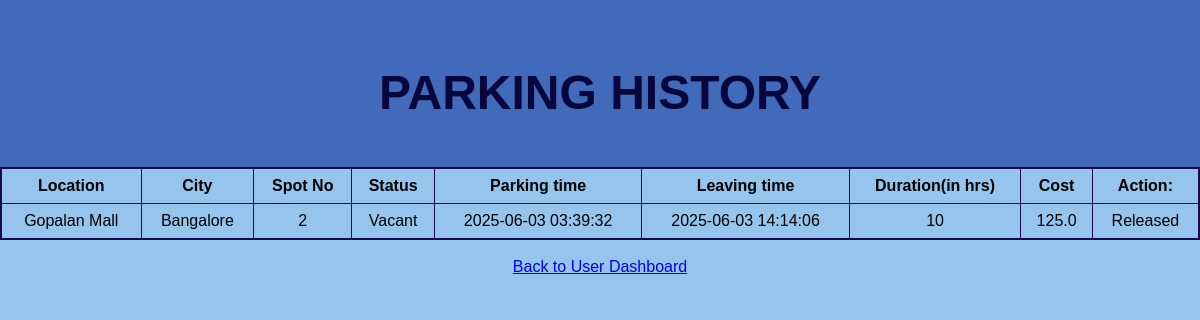
/user_parking_history (signed in), run on the app's committed database.
### models.py (models this page shows)
class Reserve_Parking_Spot(db.Model):
    __tablename__ = 'reserve_parking_spots'
    reserve_id = db.Column(db.Integer, primary_key=True)
    user_id = db.Column(db.String(80), db.ForeignKey('users.user_id'), nullable=False)
    lot_id = db.Column(db.Integer, db.ForeignKey('parking_lots.lot_id'), nullable=False)
    spot_id = db.Column(db.Integer, db.ForeignKey('parking_spots.spot_id'), nullable=False)
    status = db.Column(db.Enum(Spot_status), nullable=False, default=Spot_status.vacant)
    parking_time = db.Column(db.DateTime, server_default=db.func.now(), nullable=True)
    leaving_time = db.Column(db.DateTime, nullable=True)
    duration = db.Column(db.Integer, nullable=True)
    cost = db.Column(db.Float, nullable=False)
    is_active = db.Column(db.Boolean, default=True, nullable=False)
    lot = db.relationship('Parking_Lot', backref='reservations')

class Parking_Lot(db.Model):
    __tablename__ = 'parking_lots'
    lot_id = db.Column(db.Integer, primary_key=True)
    city = db.Column(db.String(120), nullable=False)
    location = db.Column(db.String(150), nullable=False)
    base_price = db.Column(db.Float, nullable=False)
    price = db.Column(db.Float, nullable=False)
    max_spots = db.Column(db.Integer, nullable=False)
    spot = db.relationship('Parking_Spot', backref='lot')

class Parking_Spot(db.Model):
    __tablename__ = 'parking_spots'
    spot_id = db.Column(db.Integer, primary_key=True)
    spot_no = db.Column(db.Integer, nullable=False)
    lot_id = db.Column(db.Integer, db.ForeignKey('parking_lots.lot_id'), nullable=False)
    status = db.Column(db.Enum(Spot_status), nullable=False, default=Spot_status.vacant)
    reserved = db.relationship('Reserve_Parking_Spot', backref='spot')

### app.py (the view)
@app.route("/user_parking_history")
def user_parking_history():
    user_id = session.get("user_id")
    reserved_spots = Reserve_Parking_Spot.query.filter_by(user_id=user_id).order_by(Reserve_Parking_Spot.parking_time.desc()).all()
    return render_template("user_parking_history.html", reserved_spots=reserved_spots)

### templates/user_parking_history.html (shortened to what this page needs)
<!DOCTYPE html>
<html>
<head>
    <link rel="stylesheet" href="{{ url_for('static', filename='style.css') }}">
</head>
<body>
    <div class="header">
        <h1><b>PARKING HISTORY</b></h1>
    </div>
    <table class="style_table">
        <tr>
            <th>Location</th><th>City</th><th>Spot No</th><th>Status</th><th>Parking time</th><th>Leaving time</th><th>Duration(in hrs)</th><th>Cost</th><th>Action:</th>
        </tr>
        {% for r in reserved_spots %}
           <tr>
            <td>{{ r.lot.location }}</td>
            <td>{{ r.lot.city }}</td>
            <td>{{ r.spot.spot_no }}</td>
            <td>{{ r.status.value }}</td>
            <td>{{ r.parking_time.strftime('%Y-%m-%d %H:%M:%S') }}</td>
            <td>{{ r.leaving_time.strftime('%Y-%m-%d %H:%M:%S') if r.leaving_time else '-' }}</td>
            <td>{{ r.duration if r.leaving_time else '-' }}</td>
            <td>{{ r.cost if r.leaving_time else '-' }}</td>
            <td>
                {% if not r.leaving_time %}
                <form class="form_button" action="{{ url_for('release_spot', spot_id=r.spot.spot_id) }}" method="POST">
                    <button type="submit">Release</button>
                </form>
                {% else %}
                Released
                {% endif %}
            </td>
        </tr>
        {% endfor %}
    </table>
    <br>
    <center><a href="{{ url_for('user_dashboard') }}">Back to User Dashboard</a></center>
    <br>
</body>
</html>

### static/style.css (style rules this page uses)
body { font-family: Arial, Helvetica, sans-serif; background:rgb(149, 197, 236); margin: 0; padding: 0; }
h1 { text-align:center; color:rgb(7, 7, 59); margin-top: 50px; }
.header { background-color:#426aba; color:rgb(2, 1, 1); padding: 15px; text-align: center; font-size: 24px; }
.style_table { border: 2px solid rgb(26, 7, 77); border-collapse: collapse; width: 100%; }
.style_table th, .style_table td { padding: 8px; text-align: center; border: 1px solid rgb(26, 7, 77); }

### data on the page
Reserve_Parking_Spot: lot.location "Gopalan Mall", lot.city "Bangalore", spot.spot_no "2", status.value "Vacant", parking_time "2025-06-03 03:39:32", leaving_time "2025-06-03 14:14:06", leaving_time+duration "10", leaving_time+cost "125.0", shows "Released"
